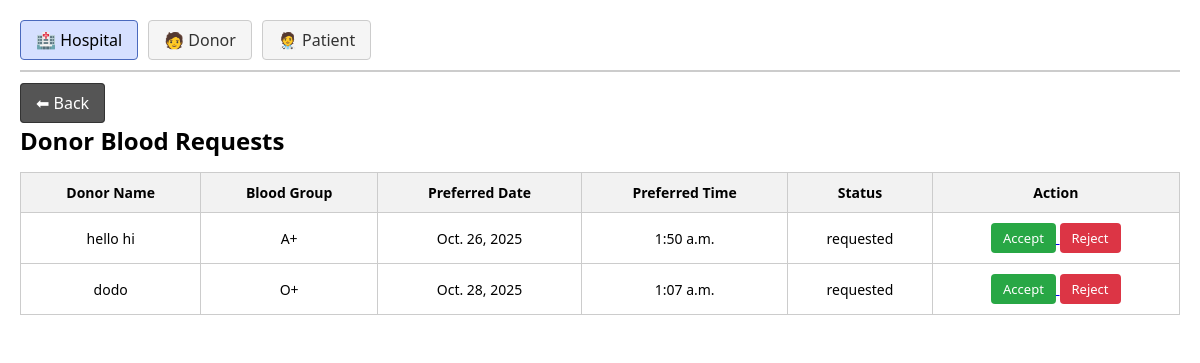
The page /manage_donors/ on the database as committed earlier.
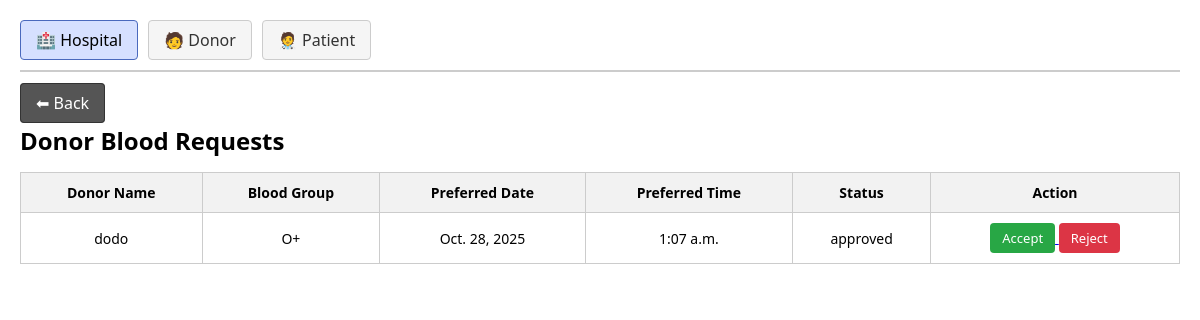
The same page on the database as committed later.
### Blood_Bank/models.py (models this page shows, shortened)
class Donation_Request(models.Model):
    donor = models.ForeignKey(Donor,on_delete=models.CASCADE)
    preferred_date = models.DateField(null=True,blank=True)
    preferred_time = models.TimeField(null=True,blank=True)
    STATUS_CHOICES = (
        ('requested', 'Requested'),
        ('approved', 'Approved'),
        ('rejected', 'Rejected'),
    )
    status = models.CharField(max_length=10, choices=STATUS_CHOICES, default='requested')

class Donor(models.Model):
    profile = models.OneToOneField(Profile, on_delete=models.CASCADE)
    blood_group = models.CharField(max_length=20,null=True,blank=True)
    fullname = models.CharField(max_length=40,null=True,blank=True)
    age = models.PositiveIntegerField(null=True,blank=True)
    phonenumber = models.CharField(max_length=20,null=True,blank=True)
    address = models.CharField(max_length=50,null=True,blank=True)
    weight = models.PositiveIntegerField(null=True,blank=True)
    health = models.CharField(max_length=100,null=True,blank=True)
    medications = models.CharField(max_length=10, null=True, blank=True)
    tattoo = models.CharField(max_length=10, null=True, blank=True)
    pregnancy = models.CharField(max_length=10, null=True, blank=True)
    travel = models.CharField(max_length=10, null=True, blank=True)
    lastDonation = models.DateField(null=True, blank=True)
    is_first_time = models.BooleanField(default=False)

### Blood_Bank/views.py (the view)
# urls.py: path('manage_donors/',views.manage_donors,name='manage_donors'),
def manage_donors(request):
    donation_request = Donation_Request.objects.all()
    return render(request,'admin_dashboard/manage_donors.html',{'donation_request':donation_request})

### Blood_Bank/templates/admin_dashboard/manage_donors.html (shortened to what this page needs)
{% load static %}
<!DOCTYPE html>
<html lang="en">
<head>
    <link rel="stylesheet" href="{% static 'css/admin_dashboard/manage_donors.css' %}">
</head>
<body>
    <div class="page-container">
        <nav class="top-menu">
            <a href="{% url 'manage_hospitals' %}" class="active">🏥 Hospital</a>
            <a href="{% url 'manage_donors' %}">🧑 Donor</a>
            <a href="{% url 'manage_patients' %}">🧑‍⚕ Patient</a>
        </nav>
        <div class="back-section">
            <a href="{% url 'admindashboard' %}" class="back-btn">⬅ Back</a>
        </div>
        <main class="table-container">
            <h2>Donor Blood Requests</h2>
            <table>
                <thead>
                    <tr>
                        <th>Donor Name</th>
                        <th>Blood Group</th>
                        <th>Preferred Date</th>
                        <th>Preferred Time</th>
                        <th>Status</th>
                        <th>Action</th>
                    </tr>
                </thead>
                <tbody>
                    {% for r in donation_request %}
                    <tr>
                        <td>{{ r.donor.fullname }}</td>
                        <td>{{ r.donor.blood_group }}</td>
                        <td>{{ r.preferred_date }}</td>
                        <td>{{ r.preferred_time }}</td>
                        <td>{{ r.status }}</td>
                        <td>
                            <a href="{% url 'manage_donors_update' r.id %}">
                                <button class="btn approve" type="button">Accept</button>
                            </a>
                            <a href="{% url 'manage_donors_delete' r.id %}">
                                <button class="btn reject" type="button">Reject</button>
                            </a>
                        </td>
                    </tr>
                    {% empty %}
                    <tr>
                        <td colspan="6">No donor requests available</td>
                    </tr>
                    {% endfor %}
                </tbody>
            </table>
        </main>
    </div>
</body>
</html>

Rows that differ between the two databases and show on the page:
removed Donation_Request: donor.fullname "hello hi", donor.blood_group "A+", preferred_date "Oct. 26, 2025", preferred_time "1:50 a.m.", status "requested"
changed Donation_Request "dodo": status "requested" → "approved"
